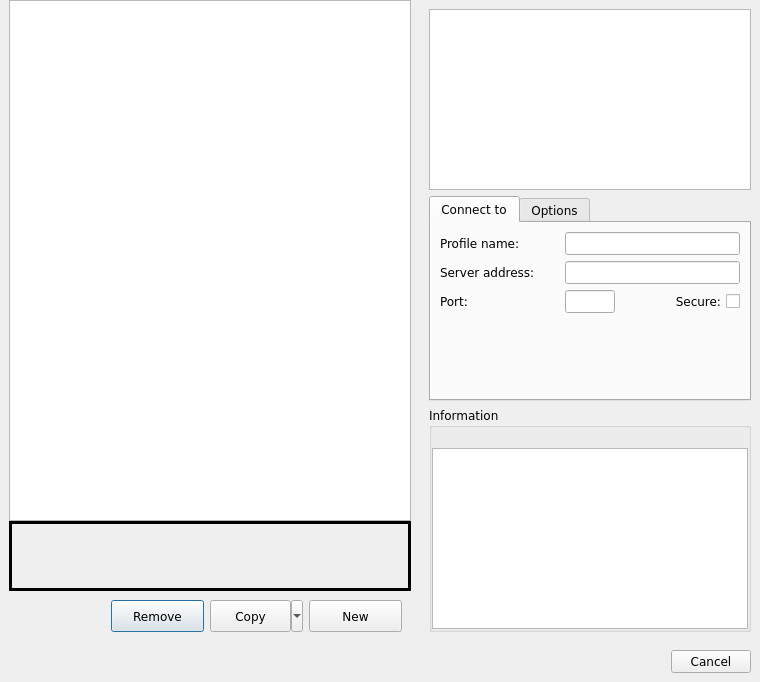
<?xml version="1.0" encoding="UTF-8"?>
<ui version="4.0">
 <class>connection_profiles</class>
 <widget class="QDialog" name="connection_profiles">
  <property name="geometry">
   <rect>
    <x>0</x>
    <y>0</y>
    <width>760</width>
    <height>682</height>
   </rect>
  </property>
  <property name="minimumSize">
   <size>
    <width>760</width>
    <height>0</height>
   </size>
  </property>
  <property name="font">
   <font>
    <family>Bitstream Vera Sans</family>
   </font>
  </property>
  <property name="windowTitle">
   <string>Select a profile to connect with</string>
  </property>
  <layout class="QVBoxLayout" name="verticalLayout_2">
   <property name="spacing">
    <number>0</number>
   </property>
   <property name="leftMargin">
    <number>0</number>
   </property>
   <property name="topMargin">
    <number>0</number>
   </property>
   <property name="rightMargin">
    <number>0</number>
   </property>
   <property name="bottomMargin">
    <number>0</number>
   </property>
   <item>
    <widget class="QWidget" name="widget_top" native="true">
     <property name="sizePolicy">
      <sizepolicy hsizetype="Expanding" vsizetype="Expanding">
       <horstretch>0</horstretch>
       <verstretch>0</verstretch>
      </sizepolicy>
     </property>
     <property name="minimumSize">
      <size>
       <width>0</width>
       <height>0</height>
      </size>
     </property>
     <layout class="QHBoxLayout" name="horizontalLayout">
      <property name="spacing">
       <number>0</number>
      </property>
      <property name="leftMargin">
       <number>0</number>
      </property>
      <property name="topMargin">
       <number>0</number>
      </property>
      <property name="rightMargin">
       <number>0</number>
      </property>
      <property name="bottomMargin">
       <number>0</number>
      </property>
      <item>
       <widget class="QWidget" name="widget_topLeft" native="true">
        <property name="sizePolicy">
         <sizepolicy hsizetype="Expanding" vsizetype="Expanding">
          <horstretch>0</horstretch>
          <verstretch>0</verstretch>
         </sizepolicy>
        </property>
        <property name="minimumSize">
         <size>
          <width>0</width>
          <height>0</height>
         </size>
        </property>
        <layout class="QVBoxLayout" name="verticalLayout_3">
         <property name="spacing">
          <number>0</number>
         </property>
         <property name="topMargin">
          <number>0</number>
         </property>
         <property name="bottomMargin">
          <number>0</number>
         </property>
         <item>
          <widget class="QListWidget" name="listWidget_profiles">
           <property name="minimumSize">
            <size>
             <width>365</width>
             <height>0</height>
            </size>
           </property>
           <property name="accessibleName">
            <string>profiles list</string>
           </property>
           <property name="resizeMode">
            <enum>QListView::Adjust</enum>
           </property>
          </widget>
         </item>
         <item>
          <widget class="QFrame" name="notificationArea">
           <property name="sizePolicy">
            <sizepolicy hsizetype="Expanding" vsizetype="Fixed">
             <horstretch>0</horstretch>
             <verstretch>0</verstretch>
            </sizepolicy>
           </property>
           <property name="minimumSize">
            <size>
             <width>0</width>
             <height>70</height>
            </size>
           </property>
           <property name="maximumSize">
            <size>
             <width>16777215</width>
             <height>16777215</height>
            </size>
           </property>
           <property name="font">
            <font>
             <pointsize>16</pointsize>
             <stylestrategy>PreferAntialias</stylestrategy>
            </font>
           </property>
           <property name="cursor">
            <cursorShape>ArrowCursor</cursorShape>
           </property>
           <property name="autoFillBackground">
            <bool>true</bool>
           </property>
           <property name="frameShape">
            <enum>QFrame::Box</enum>
           </property>
           <property name="frameShadow">
            <enum>QFrame::Plain</enum>
           </property>
           <property name="lineWidth">
            <number>3</number>
           </property>
           <property name="midLineWidth">
            <number>3</number>
           </property>
           <layout class="QHBoxLayout" name="horizontalLayout_2">
            <property name="spacing">
             <number>0</number>
            </property>
            <property name="leftMargin">
             <number>0</number>
            </property>
            <property name="topMargin">
             <number>0</number>
            </property>
            <property name="rightMargin">
             <number>0</number>
            </property>
            <property name="bottomMargin">
             <number>0</number>
            </property>
            <item>
             <widget class="QLabel" name="notificationAreaIconLabelWarning">
              <property name="sizePolicy">
               <sizepolicy hsizetype="Fixed" vsizetype="Fixed">
                <horstretch>0</horstretch>
                <verstretch>0</verstretch>
               </sizepolicy>
              </property>
              <property name="autoFillBackground">
               <bool>true</bool>
              </property>
              <property name="text">
               <string/>
              </property>
              <property name="pixmap">
               <pixmap resource="../mudlet.qrc">:/icons/dialog-warning.png</pixmap>
              </property>
              <property name="scaledContents">
               <bool>false</bool>
              </property>
              <property name="alignment">
               <set>Qt::AlignCenter</set>
              </property>
              <property name="wordWrap">
               <bool>true</bool>
              </property>
              <property name="margin">
               <number>5</number>
              </property>
              <property name="textInteractionFlags">
               <set>Qt::TextSelectableByMouse</set>
              </property>
             </widget>
            </item>
            <item>
             <widget class="QLabel" name="notificationAreaIconLabelError">
              <property name="sizePolicy">
               <sizepolicy hsizetype="Fixed" vsizetype="Fixed">
                <horstretch>0</horstretch>
                <verstretch>0</verstretch>
               </sizepolicy>
              </property>
              <property name="autoFillBackground">
               <bool>true</bool>
              </property>
              <property name="text">
               <string/>
              </property>
              <property name="pixmap">
               <pixmap resource="../mudlet.qrc">:/icons/dialog-error.png</pixmap>
              </property>
              <property name="scaledContents">
               <bool>false</bool>
              </property>
              <property name="alignment">
               <set>Qt::AlignCenter</set>
              </property>
              <property name="wordWrap">
               <bool>true</bool>
              </property>
              <property name="margin">
               <number>5</number>
              </property>
              <property name="textInteractionFlags">
               <set>Qt::TextSelectableByMouse</set>
              </property>
             </widget>
            </item>
            <item>
             <widget class="QLabel" name="notificationAreaIconLabelInformation">
              <property name="sizePolicy">
               <sizepolicy hsizetype="Fixed" vsizetype="Fixed">
                <horstretch>0</horstretch>
                <verstretch>0</verstretch>
               </sizepolicy>
              </property>
              <property name="autoFillBackground">
               <bool>true</bool>
              </property>
              <property name="text">
               <string/>
              </property>
              <property name="pixmap">
               <pixmap resource="../mudlet.qrc">:/icons/dialog-information.png</pixmap>
              </property>
              <property name="scaledContents">
               <bool>false</bool>
              </property>
              <property name="alignment">
               <set>Qt::AlignCenter</set>
              </property>
              <property name="wordWrap">
               <bool>true</bool>
              </property>
              <property name="margin">
               <number>5</number>
              </property>
              <property name="textInteractionFlags">
               <set>Qt::TextSelectableByMouse</set>
              </property>
             </widget>
            </item>
            <item>
             <widget class="QLabel" name="notificationAreaMessageBox">
              <property name="sizePolicy">
               <sizepolicy hsizetype="Expanding" vsizetype="Expanding">
                <horstretch>0</horstretch>
                <verstretch>0</verstretch>
               </sizepolicy>
              </property>
              <property name="font">
               <font>
                <pointsize>8</pointsize>
                <stylestrategy>PreferAntialias</stylestrategy>
               </font>
              </property>
              <property name="autoFillBackground">
               <bool>true</bool>
              </property>
              <property name="text">
               <string/>
              </property>
              <property name="scaledContents">
               <bool>true</bool>
              </property>
              <property name="alignment">
               <set>Qt::AlignLeading|Qt::AlignLeft|Qt::AlignVCenter</set>
              </property>
              <property name="wordWrap">
               <bool>true</bool>
              </property>
              <property name="margin">
               <number>5</number>
              </property>
              <property name="openExternalLinks">
               <bool>true</bool>
              </property>
              <property name="textInteractionFlags">
               <set>Qt::LinksAccessibleByMouse|Qt::TextSelectableByMouse</set>
              </property>
             </widget>
            </item>
           </layout>
          </widget>
         </item>
         <item>
          <widget class="QWidget" name="profileAdminArea" native="true">
           <property name="sizePolicy">
            <sizepolicy hsizetype="Expanding" vsizetype="Preferred">
             <horstretch>0</horstretch>
             <verstretch>0</verstretch>
            </sizepolicy>
           </property>
           <property name="minimumSize">
            <size>
             <width>0</width>
             <height>50</height>
            </size>
           </property>
           <property name="maximumSize">
            <size>
             <width>16777215</width>
             <height>16777215</height>
            </size>
           </property>
           <layout class="QHBoxLayout" name="horizontalLayout_5">
            <item>
             <spacer name="horizontalSpacer_4">
              <property name="orientation">
               <enum>Qt::Horizontal</enum>
              </property>
              <property name="sizeHint" stdset="0">
               <size>
                <width>15</width>
                <height>20</height>
               </size>
              </property>
             </spacer>
            </item>
            <item>
             <widget class="QPushButton" name="remove_profile_button">
              <property name="sizePolicy">
               <sizepolicy hsizetype="Expanding" vsizetype="Preferred">
                <horstretch>0</horstretch>
                <verstretch>0</verstretch>
               </sizepolicy>
              </property>
              <property name="minimumSize">
               <size>
                <width>0</width>
                <height>25</height>
               </size>
              </property>
              <property name="text">
               <string>Remove</string>
              </property>
             </widget>
            </item>
            <item>
             <widget class="QToolButton" name="copy_profile_toolbutton">
              <property name="sizePolicy">
               <sizepolicy hsizetype="Expanding" vsizetype="Preferred">
                <horstretch>0</horstretch>
                <verstretch>0</verstretch>
               </sizepolicy>
              </property>
              <property name="minimumSize">
               <size>
                <width>0</width>
                <height>25</height>
               </size>
              </property>
              <property name="text">
               <string>Copy</string>
              </property>
              <property name="popupMode">
               <enum>QToolButton::MenuButtonPopup</enum>
              </property>
              <property name="toolButtonStyle">
               <enum>Qt::ToolButtonFollowStyle</enum>
              </property>
             </widget>
            </item>
            <item>
             <widget class="QPushButton" name="new_profile_button">
              <property name="sizePolicy">
               <sizepolicy hsizetype="Expanding" vsizetype="Preferred">
                <horstretch>0</horstretch>
                <verstretch>0</verstretch>
               </sizepolicy>
              </property>
              <property name="minimumSize">
               <size>
                <width>0</width>
                <height>25</height>
               </size>
              </property>
              <property name="text">
               <string>New</string>
              </property>
             </widget>
            </item>
           </layout>
          </widget>
         </item>
        </layout>
       </widget>
      </item>
      <item>
       <widget class="QWidget" name="widget_topRight" native="true">
        <property name="sizePolicy">
         <sizepolicy hsizetype="Fixed" vsizetype="Expanding">
          <horstretch>0</horstretch>
          <verstretch>0</verstretch>
         </sizepolicy>
        </property>
        <property name="minimumSize">
         <size>
          <width>340</width>
          <height>0</height>
         </size>
        </property>
        <property name="maximumSize">
         <size>
          <width>300</width>
          <height>16777215</height>
         </size>
        </property>
        <layout class="QVBoxLayout" name="verticalLayout">
         <item>
          <widget class="QTextBrowser" name="welcome_message">
           <property name="enabled">
            <bool>true</bool>
           </property>
           <property name="sizePolicy">
            <sizepolicy hsizetype="Expanding" vsizetype="Expanding">
             <horstretch>0</horstretch>
             <verstretch>0</verstretch>
            </sizepolicy>
           </property>
           <property name="minimumSize">
            <size>
             <width>0</width>
             <height>140</height>
            </size>
           </property>
           <property name="maximumSize">
            <size>
             <width>16777215</width>
             <height>16777215</height>
            </size>
           </property>
           <property name="accessibleName">
            <string>welcome message</string>
           </property>
           <property name="openLinks">
            <bool>false</bool>
           </property>
          </widget>
         </item>
         <item>
          <widget class="QTabWidget" name="tabWidget_connectionInfo">
           <property name="sizePolicy">
            <sizepolicy hsizetype="Expanding" vsizetype="Minimum">
             <horstretch>0</horstretch>
             <verstretch>0</verstretch>
            </sizepolicy>
           </property>
           <property name="currentIndex">
            <number>0</number>
           </property>
           <widget class="QWidget" name="tab_connection_info">
            <attribute name="title">
             <string>Connect to</string>
            </attribute>
            <layout class="QGridLayout" name="gridLayout">
             <item row="0" column="0">
              <widget class="QLabel" name="label_profileName">
               <property name="text">
                <string>Profile name:</string>
               </property>
               <property name="buddy">
                <cstring>profile_name_entry</cstring>
               </property>
              </widget>
             </item>
             <item row="0" column="1" colspan="2">
              <widget class="QLineEdit" name="profile_name_entry">
               <property name="font">
                <font>
                 <pointsize>9</pointsize>
                </font>
               </property>
               <property name="accessibleName">
                <string>Profile name</string>
               </property>
               <property name="accessibleDescription">
                <string comment="Using lower case letters for 'ASCII' may make speech synthesisers say 'askey' which is quicker than 'Aay Ess Cee Eye Eye'!">A unique name for the profile but which is limited to a subset of ascii characters only.</string>
               </property>
               <property name="readOnly">
                <bool>false</bool>
               </property>
              </widget>
             </item>
             <item row="1" column="0">
              <widget class="QLabel" name="label_serverUrl">
               <property name="text">
                <string>Server address:</string>
               </property>
               <property name="buddy">
                <cstring>host_name_entry</cstring>
               </property>
              </widget>
             </item>
             <item row="1" column="1" colspan="2">
              <widget class="QLineEdit" name="host_name_entry">
               <property name="minimumSize">
                <size>
                 <width>100</width>
                 <height>0</height>
                </size>
               </property>
               <property name="font">
                <font>
                 <pointsize>9</pointsize>
                </font>
               </property>
               <property name="accessibleName">
                <string>Game server URL</string>
               </property>
               <property name="accessibleDescription">
                <string>The Internet host name or IP address</string>
               </property>
              </widget>
             </item>
             <item row="2" column="0">
              <widget class="QLabel" name="label_port">
               <property name="text">
                <string>Port:</string>
               </property>
               <property name="buddy">
                <cstring>port_entry</cstring>
               </property>
              </widget>
             </item>
             <item row="2" column="1">
              <widget class="QLineEdit" name="port_entry">
               <property name="minimumSize">
                <size>
                 <width>40</width>
                 <height>0</height>
                </size>
               </property>
               <property name="maximumSize">
                <size>
                 <width>50</width>
                 <height>16777215</height>
                </size>
               </property>
               <property name="font">
                <font>
                 <pointsize>9</pointsize>
                </font>
               </property>
               <property name="accessibleName">
                <string>Game server port</string>
               </property>
               <property name="accessibleDescription">
                <string>The port that is used together with the server name to make the connection to the game server. If not specified a default of 23 for "Telnet" connections is used. Secure connections may require a different port number.</string>
               </property>
               <property name="text">
                <string/>
               </property>
               <property name="maxLength">
                <number>32767</number>
               </property>
               <property name="echoMode">
                <enum>QLineEdit::Normal</enum>
               </property>
               <property name="cursorPosition">
                <number>0</number>
               </property>
              </widget>
             </item>
             <item row="2" column="2">
              <widget class="QCheckBox" name="port_ssl_tsl">
               <property name="accessibleName">
                <string>Connect via a secure protocol</string>
               </property>
               <property name="accessibleDescription">
                <string>Make Mudlet use a secure SSL/TLS protocol instead of an unencrypted one</string>
               </property>
               <property name="layoutDirection">
                <enum>Qt::RightToLeft</enum>
               </property>
               <property name="text">
                <string>Secure:</string>
               </property>
              </widget>
             </item>
             <item row="3" column="1">
              <spacer name="verticalSpacer">
               <property name="orientation">
                <enum>Qt::Vertical</enum>
               </property>
               <property name="sizeHint" stdset="0">
                <size>
                 <width>20</width>
                 <height>40</height>
                </size>
               </property>
              </spacer>
             </item>
            </layout>
           </widget>
           <widget class="QWidget" name="tab_options">
            <attribute name="title">
             <string>Options</string>
            </attribute>
            <layout class="QGridLayout" name="gridLayout_2">
             <item row="0" column="0">
              <widget class="QLabel" name="label_characterName">
               <property name="text">
                <string>Character name:</string>
               </property>
               <property name="buddy">
                <cstring>login_entry</cstring>
               </property>
              </widget>
             </item>
             <item row="0" column="1">
              <widget class="QLineEdit" name="login_entry">
               <property name="toolTip">
                <string>The characters name</string>
               </property>
               <property name="accessibleName">
                <string>Character name</string>
               </property>
               <property name="accessibleDescription">
                <string>If provided will be sent, along with password to identify the user in the game.</string>
               </property>
               <property name="echoMode">
                <enum>QLineEdit::Normal</enum>
               </property>
              </widget>
             </item>
             <item row="1" column="0">
              <widget class="QLabel" name="label_password">
               <property name="text">
                <string>Password:</string>
               </property>
               <property name="buddy">
                <cstring>character_password_entry</cstring>
               </property>
              </widget>
             </item>
             <item row="1" column="1">
              <widget class="QLineEdit" name="character_password_entry">
               <property name="toolTip">
                <string>Characters password. Note that the password isn't encrypted in storage</string>
               </property>
               <property name="accessibleName">
                <string>Password</string>
               </property>
               <property name="accessibleDescription">
                <string>If provided will be sent, along with the character name to identify the user in the game.</string>
               </property>
               <property name="echoMode">
                <enum>QLineEdit::Password</enum>
               </property>
              </widget>
             </item>
             <item row="2" column="0">
              <widget class="QLabel" name="label_profileHistory">
               <property name="text">
                <string>Profile history:</string>
               </property>
               <property name="buddy">
                <cstring>profile_history</cstring>
               </property>
              </widget>
             </item>
             <item row="2" column="1">
              <widget class="WideComboBox" name="profile_history">
               <property name="sizePolicy">
                <sizepolicy hsizetype="Expanding" vsizetype="Fixed">
                 <horstretch>0</horstretch>
                 <verstretch>0</verstretch>
                </sizepolicy>
               </property>
               <property name="minimumSize">
                <size>
                 <width>0</width>
                 <height>0</height>
                </size>
               </property>
               <item>
                <property name="text">
                 <string>load newest profile</string>
                </property>
               </item>
               <item>
                <property name="text">
                 <string>load oldest profile</string>
                </property>
               </item>
              </widget>
             </item>
             <item row="3" column="0">
              <widget class="QCheckBox" name="discord_optin_checkBox">
               <property name="enabled">
                <bool>false</bool>
               </property>
               <property name="toolTip">
                <string>Enable Discord integration (not supported by game)</string>
               </property>
               <property name="accessibleName">
                <string>Discord integration</string>
               </property>
               <property name="accessibleDescription">
                <string>Allow this profile to use Mudlet's Discord "Rich Presence"  features</string>
               </property>
               <property name="text">
                <string/>
               </property>
               <property name="icon">
                <iconset resource="../mudlet.qrc">
                 <normaloff>:/icons/Discord-Logo+Wordmark-Color.png</normaloff>:/icons/Discord-Logo+Wordmark-Color.png
                </iconset>
               </property>
               <property name="iconSize">
                <size>
                 <width>65</width>
                 <height>18</height>
                </size>
               </property>
              </widget>
             </item>
             <item row="4" column="0" colspan="2">
              <widget class="QCheckBox" name="autologin_checkBox">
               <property name="sizePolicy">
                <sizepolicy hsizetype="Maximum" vsizetype="Fixed">
                 <horstretch>0</horstretch>
                 <verstretch>0</verstretch>
                </sizepolicy>
               </property>
               <property name="toolTip">
                <string>With this enabled, Mudlet will automatically start and connect on this profile when it is launched</string>
               </property>
               <property name="accessibleName">
                <string>Auto-open profile</string>
               </property>
               <property name="accessibleDescription">
                <string>Automatically start this profile when Mudlet is run</string>
               </property>
               <property name="layoutDirection">
                <enum>Qt::LeftToRight</enum>
               </property>
               <property name="text">
                <string>Open profile on Mudlet start</string>
               </property>
              </widget>
             </item>
             <item row="5" column="0" colspan="2">
              <widget class="QCheckBox" name="auto_reconnect">
               <property name="accessibleName">
                <string>Auto-reconnect</string>
               </property>
               <property name="accessibleDescription">
                <string>Automatically reconnect this profile if it should become disconnected for any reason other than the user disconnecting from the game server.</string>
               </property>
               <property name="layoutDirection">
                <enum>Qt::LeftToRight</enum>
               </property>
               <property name="text">
                <string>Reconnect automatically</string>
               </property>
              </widget>
             </item>
            </layout>
           </widget>
          </widget>
         </item>
         <item>
          <widget class="QGroupBox" name="informationArea">
           <property name="sizePolicy">
            <sizepolicy hsizetype="Expanding" vsizetype="Expanding">
             <horstretch>0</horstretch>
             <verstretch>0</verstretch>
            </sizepolicy>
           </property>
           <property name="minimumSize">
            <size>
             <width>0</width>
             <height>0</height>
            </size>
           </property>
           <property name="title">
            <string>Information</string>
           </property>
           <layout class="QVBoxLayout" name="vBoxLayout_4">
            <property name="leftMargin">
             <number>0</number>
            </property>
            <property name="topMargin">
             <number>0</number>
            </property>
            <property name="rightMargin">
             <number>0</number>
            </property>
            <property name="bottomMargin">
             <number>0</number>
            </property>
            <item>
             <widget class="QLabel" name="website_entry">
              <property name="sizePolicy">
               <sizepolicy hsizetype="Expanding" vsizetype="Preferred">
                <horstretch>0</horstretch>
                <verstretch>0</verstretch>
               </sizepolicy>
              </property>
              <property name="font">
               <font>
                <pointsize>9</pointsize>
               </font>
              </property>
              <property name="text">
               <string/>
              </property>
              <property name="scaledContents">
               <bool>true</bool>
              </property>
              <property name="alignment">
               <set>Qt::AlignCenter</set>
              </property>
              <property name="openExternalLinks">
               <bool>true</bool>
              </property>
             </widget>
            </item>
            <item>
             <widget class="QPlainTextEdit" name="mud_description_textedit">
              <property name="minimumSize">
               <size>
                <width>0</width>
                <height>0</height>
               </size>
              </property>
              <property name="maximumSize">
               <size>
                <width>16777215</width>
                <height>16777215</height>
               </size>
              </property>
              <property name="toolTip">
               <string>Game description or your notes</string>
              </property>
              <property name="accessibleName">
               <string>Game description or your notes</string>
              </property>
              <property name="tabChangesFocus">
               <bool>true</bool>
              </property>
              <property name="readOnly">
               <bool>false</bool>
              </property>
             </widget>
            </item>
           </layout>
          </widget>
         </item>
        </layout>
       </widget>
      </item>
     </layout>
    </widget>
   </item>
   <item>
    <widget class="QWidget" name="widget_bottom" native="true">
     <layout class="QHBoxLayout" name="horizontalLayout_3">
      <item>
       <spacer name="horizontalSpacer">
        <property name="orientation">
         <enum>Qt::Horizontal</enum>
        </property>
        <property name="sizeHint" stdset="0">
         <size>
          <width>40</width>
          <height>20</height>
         </size>
        </property>
       </spacer>
      </item>
      <item>
       <widget class="QDialogButtonBox" name="dialog_buttonbox">
        <property name="sizePolicy">
         <sizepolicy hsizetype="Expanding" vsizetype="Fixed">
          <horstretch>0</horstretch>
          <verstretch>0</verstretch>
         </sizepolicy>
        </property>
        <property name="minimumSize">
         <size>
          <width>50</width>
          <height>0</height>
         </size>
        </property>
        <property name="maximumSize">
         <size>
          <width>340</width>
          <height>16777215</height>
         </size>
        </property>
        <property name="orientation">
         <enum>Qt::Horizontal</enum>
        </property>
        <property name="standardButtons">
         <set>QDialogButtonBox::Cancel</set>
        </property>
        <property name="centerButtons">
         <bool>false</bool>
        </property>
       </widget>
      </item>
     </layout>
    </widget>
   </item>
  </layout>
 </widget>
 <customwidgets>
  <customwidget>
   <class>WideComboBox</class>
   <extends>QComboBox</extends>
   <header>WideComboBox.h</header>
  </customwidget>
 </customwidgets>
 <tabstops>
  <tabstop>listWidget_profiles</tabstop>
  <tabstop>welcome_message</tabstop>
  <tabstop>profile_name_entry</tabstop>
  <tabstop>host_name_entry</tabstop>
  <tabstop>port_entry</tabstop>
  <tabstop>port_ssl_tsl</tabstop>
  <tabstop>tabWidget_connectionInfo</tabstop>
  <tabstop>login_entry</tabstop>
  <tabstop>character_password_entry</tabstop>
  <tabstop>profile_history</tabstop>
  <tabstop>discord_optin_checkBox</tabstop>
  <tabstop>autologin_checkBox</tabstop>
  <tabstop>auto_reconnect</tabstop>
  <tabstop>mud_description_textedit</tabstop>
  <tabstop>remove_profile_button</tabstop>
  <tabstop>copy_profile_toolbutton</tabstop>
  <tabstop>new_profile_button</tabstop>
 </tabstops>
 <resources>
  <include location="../mudlet.qrc"/>
 </resources>
 <connections/>
</ui>
